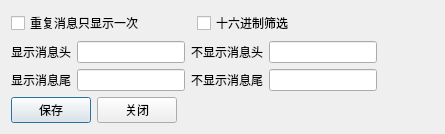
<?xml version="1.0" encoding="UTF-8"?>
<ui version="4.0">
 <class>MessageFilter</class>
 <widget class="QDialog" name="MessageFilter">
  <property name="geometry">
   <rect>
    <x>0</x>
    <y>0</y>
    <width>445</width>
    <height>126</height>
   </rect>
  </property>
  <property name="windowTitle">
   <string>筛选设置</string>
  </property>
  <layout class="QFormLayout" name="formLayout">
   <item row="0" column="0">
    <layout class="QVBoxLayout" name="verticalLayout">
     <item>
      <layout class="QHBoxLayout" name="horizontalLayout_3">
       <item>
        <widget class="QCheckBox" name="checkBoxDisOnce">
         <property name="text">
          <string>重复消息只显示一次</string>
         </property>
        </widget>
       </item>
       <item>
        <widget class="QCheckBox" name="checkBoxhexFilter">
         <property name="text">
          <string>十六进制筛选</string>
         </property>
        </widget>
       </item>
      </layout>
     </item>
     <item>
      <layout class="QHBoxLayout" name="horizontalLayout">
       <item>
        <widget class="QLabel" name="label">
         <property name="text">
          <string>显示消息头</string>
         </property>
        </widget>
       </item>
       <item>
        <widget class="QLineEdit" name="EditMessagehead"/>
       </item>
       <item>
        <widget class="QLabel" name="label_4">
         <property name="text">
          <string>不显示消息头</string>
         </property>
        </widget>
       </item>
       <item>
        <widget class="QLineEdit" name="EditUnDisplayHead"/>
       </item>
      </layout>
     </item>
     <item>
      <layout class="QHBoxLayout" name="horizontalLayout_2">
       <item>
        <widget class="QLabel" name="label_2">
         <property name="text">
          <string>显示消息尾</string>
         </property>
        </widget>
       </item>
       <item>
        <widget class="QLineEdit" name="EditMessageTail"/>
       </item>
       <item>
        <widget class="QLabel" name="label_5">
         <property name="text">
          <string>不显示消息尾</string>
         </property>
        </widget>
       </item>
       <item>
        <widget class="QLineEdit" name="EditUnDisplayTail"/>
       </item>
      </layout>
     </item>
    </layout>
   </item>
   <item row="1" column="0">
    <layout class="QHBoxLayout" name="horizontalLayout_4">
     <item>
      <widget class="QPushButton" name="Save">
       <property name="text">
        <string>保存</string>
       </property>
      </widget>
     </item>
     <item>
      <widget class="QPushButton" name="Close">
       <property name="text">
        <string>关闭</string>
       </property>
      </widget>
     </item>
    </layout>
   </item>
  </layout>
 </widget>
 <resources/>
 <connections/>
</ui>
